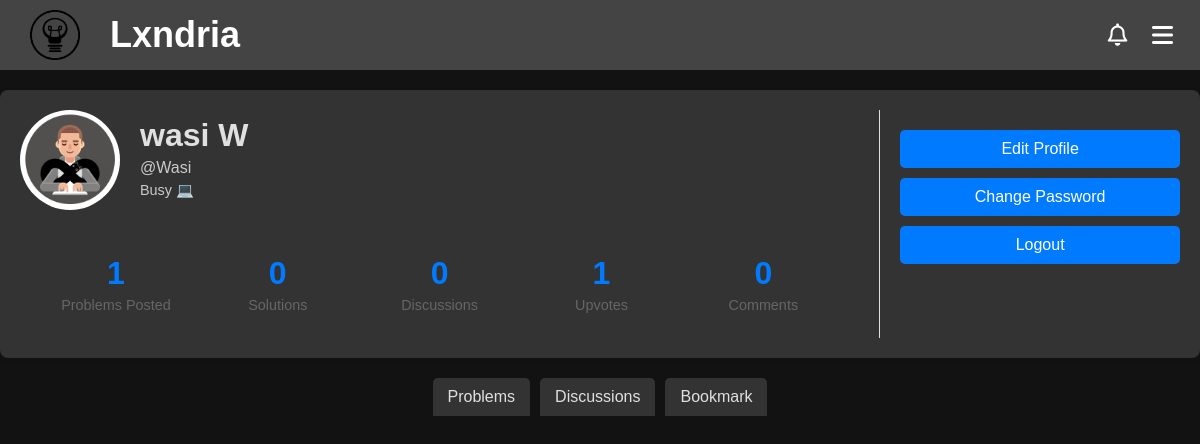
Page /account (signed in) on the earlier database version.
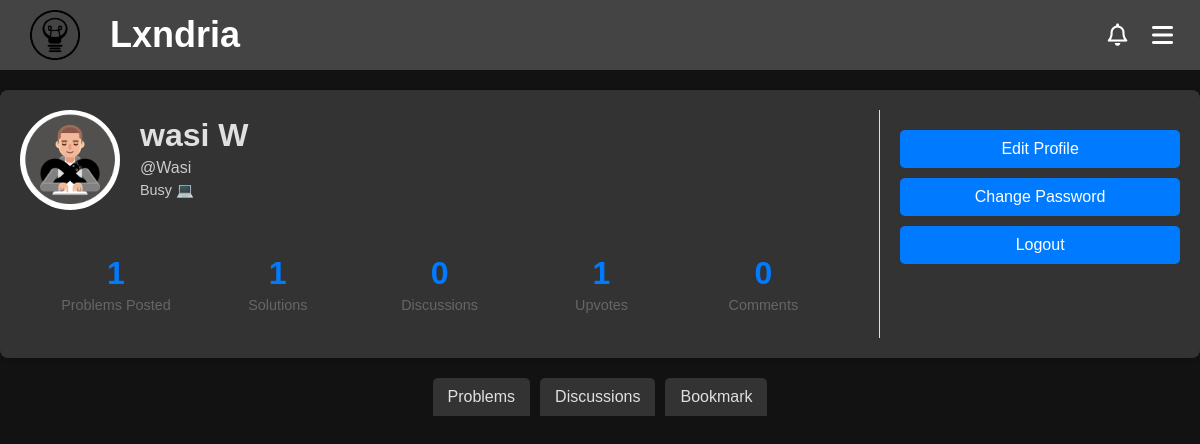
Same page on the later database version.
### app/models.py (models this page shows, shortened)
class Profile(db.Model):
    __tablename__ = "profile"
    __table_args__ = {"extend_existing": True}
    username = db.Column(db.String(80), db.ForeignKey('user.username'), primary_key=True)  # Primary + Foreign Key
    user = db.relationship('User', backref=db.backref('profile', uselist=False, cascade="all, delete-orphan"))
    profile_pic = db.Column(db.String(255), default="/images/default-profile.jpg")
    bio = db.Column(db.Text, default="This user has not set a bio yet.")
    problems_posted = db.Column(db.Integer, default=0)
    solutions = db.Column(db.Integer, default=0)
    discussions = db.Column(db.Integer, default=0)
    upvotes = db.Column(db.Integer, default=0)
    comments = db.Column(db.Integer, default=0)
    created_at = db.Column(db.DateTime, default=datetime.utcnow)
    updated_at = db.Column(db.DateTime, onupdate=datetime.utcnow)
    @property
    def name(self):
        return self.user.name if self.user else None

class User(db.Model, UserMixin): # create a User class to store user information
    __tablename__ = "user"
    __table_args__ = {"extend_existing": True}  # Allow modifications to the table
    id = db.Column(db.Integer, primary_key=True)
    username = db.Column(db.String(80), unique=True, nullable=False)
    name = db.Column(db.String(80), nullable=False)
    password_hash = db.Column(db.String(120), nullable=False)
    email = db.Column(db.String(120), unique=True, nullable=False)
    created_at = db.Column(db.DateTime, default=datetime.utcnow)
    updated_at = db.Column(db.DateTime, onupdate=datetime.utcnow)

### app/routes/account.py (the view)
@account_bp.route('/account')
def account():
    if not current_user.is_authenticated:
        return redirect(url_for('routes.auth.login'))
    profile = Profile.query.filter_by(username=current_user.username).first()
    problems = Problem.query.filter_by(author=current_user.username).order_by(Problem.created_at.desc()).all()
    discussions = Discussion.query.filter_by(author=current_user.username).order_by(Discussion.created_at.desc()).all()
    bookmarks = Bookmarks.query.filter_by(username=current_user.username).order_by(Bookmarks.created_at.desc()).all()
    return render_template('account.html', user=profile, problems=problems, stats=profile, discussions=discussions, bookmarks=bookmarks)

### app/models.py (called while the page is built)
    @property
    def reducedContent(self):
        FullContent = self.content
        if len(FullContent) > 500:
            return FullContent[:500] + "..."
        return FullContent

    @property
    def reducedContent(self):
        FullContent = self.content
        if len(FullContent) > 500:
            return FullContent[:500] + "..."
        return FullContent

### app/routes/auth.py (called while the page is built)
@login_manager.user_loader
def load_user(user_id):
    return User.query.get(int(user_id))

### app/templates/account.html (shortened to what this page needs)
<!DOCTYPE html>
<html>
<head>
  <link rel="stylesheet" href="{{url_for('static', filename='css/profile.css')}}">
</head>
{%include 'banner.html'%}
<body>
    <div class="profile-container">
        <div class="profile-main">
          <div class="profile-header">
            <img src="{{url_for('static', filename=user.profile_pic)}}" alt="Profile Picture" class="profile-pic">
            <div class="profile-info">
              <h1>{{user.name}}</h1>
              <p>@{{user.username}}</p>
              <p class="profile-bio">{{user.bio}}</p>
            </div>
          </div>
          <div class="profile-stats">
            <div class="stat-item">
                <div class="stat-number">{{stats.problems_posted}}</div>
                <div class="stat-text">Problems Posted</div>
            </div>
            <div class="stat-item">
                <div class="stat-number">{{stats.solutions}}</div>
                <div class="stat-text">Solutions</div>
              </div>
              <div class="stat-item">
                <div class="stat-number">{{stats.discussions}}</div>
                <div class="stat-text">Discussions</div>
              </div>
              <div class="stat-item">
                <div class="stat-number">{{stats.upvotes}}</div>
                <div class="stat-text">Upvotes</div>
              </div>
              <div class="stat-item">
                <div class="stat-number">{{stats.comments}}</div>
                <div class="stat-text">Comments</div>
              </div>
            </div>
        </div>
        {% if user.username == current_user.username %}
        <div class="profile-sidebar">
          <div class="profile-options">
            <a href="/account/edit"><button>Edit Profile</button></a>
            <a href="/reset-password-2"><button >Change Password</button></a>
            <a href="/logout"><button>Logout</button></a>
          </div>
        </div>
        {% endif %}
      </div>
      <div class="Tabs">
        <button class="tab" onclick="openTab(event, 'Problems')">Problems</button>
        <button class="tab" onclick="openTab(event, 'Discussions')">Discussions</button>
        {% if user.username == current_user.username %}
        <button class="tab" onclick="openTab(event, 'Bookmark')">Bookmark</button>
        {% endif %}
      </div>
</body>
</html>

### app/templates/banner.html (shortened to what this page needs)
<!DOCTYPE html>
<html>
<link rel="stylesheet" href="https://cdnjs.cloudflare.com/ajax/libs/font-awesome/6.4.2/css/all.min.css">
<link rel="stylesheet" href="{{url_for('static', filename='css/banner.css')}}">
<header class="banner">
    <div class="logo-container">
      <img src="{{url_for('static', filename='Images/logo.png')}}" alt="Logo" class="logo">
      <span class="site-name"><a href="/">Lxndria</span></div></a>
      <div class="menu-container">
        <button class="notif-button" onclick="toggleNotif()"><i class="far fa-bell"></i></button>
        <button class="menu-button" onclick="toggleMenu()"><i class="fas fa-bars"></i>
        </button>
    </div>
  </header>
</html>

### app/static/css/profile.css (style rules this page uses)
body, h1, p { margin: 0; padding: 0; text-decoration: none; color: inherit; font-family: Arial, sans-serif; box-sizing: border-box; background-color: #121212; color: #f1f1f1; ; }
a { text-decoration: none; color: inherit; }
.profile-info h1, .profile-info p { font-family: 'Poppins', sans-serif; margin: 0; padding: 0; background-color: #333; color: #e0e0e0; }
.profile-container { display: flex; max-width: 1200px; margin: 20px auto; padding: 20px; background-color: #333; box-shadow: 0 2px 4px rgba(0, 0, 0, 0.1); border-radius: 8px; color: #e0e0e0; }
.profile-main { flex: 3; padding-right: 20px; }
.profile-sidebar { flex: 1; padding-left: 20px; border-left: 1px solid #e0e0e0; }
.profile-header { display: flex; align-items: center; margin-bottom: 20px; }
.profile-pic { width: 100px; height: 100px; border-radius: 50%; object-fit: cover; margin-right: 20px; }
.profile-info h1 { font-size: 2rem; margin: 0; }
.profile-info p { margin: 5px 0; color: #e0e0e0e0; }
.profile-bio { margin-top: 10px; font-size: 0.9rem; color: #444; }
.profile-stats { display: flex; justify-content: space-between; margin-top: 20px; padding: 15px; background-color: #333; border-radius: 8px; }
.stat-item { text-align: center; flex: 1; padding: 10px; }
.stat-number { font-size: 2rem; font-weight: 600; color: #007bff; margin-bottom: 5px; }
.stat-text { font-size: 0.9rem; color: #666; }
.profile-options { margin-top: 20px; }
.profile-options button { display: block; width: 100%; padding: 10px; margin-bottom: 10px; background-color: #007bff; color: #ffffff; border: none; border-radius: 5px; cursor: pointer; font-size: 1rem; transition: background-color 0.3s; }
.Tabs { display: flex; justify-content: center; margin-bottom: 0px; }
.Tabs button { background-color: #333; color: #e0e0e0; border: none; padding: 10px 15px; cursor: pointer; font-size: 1rem; border-radius: 5px 5px 0 0; transition: background-color 0.3s; }
.Tabs button:not(:last-child) { margin-right: 10px; }

### app/static/css/banner.css (style rules this page uses)
body, h1, p { margin: 0; padding: 0; text-decoration: none; color: inherit; font-family: Arial, sans-serif; box-sizing: border-box; background-color: #121212; color: #f1f1f1; ; }
a { text-decoration: none; color: inherit; }
.banner { display: flex; justify-content: space-between; align-items: center; padding: 10px 10px; background-color: #444; color: white; position: sticky; top: 0; z-index: 1000; }
.logo-container { display: flex; align-items: center; }
.logo { width: 50px; height: 50px; margin-left: 20px; margin-right: 30px; }
.site-name { font-size: 2.25rem; font-family: 'Gill Sans', 'Gill Sans MT', Calibri, 'Trebuchet MS', sans-serif; font-weight: bold; }
.menu-container { position: relative; display: flex; }
.menu-button { padding: 15px; margin-right: 10px; background-color: #444; color: white; border: none; cursor: pointer; border-radius: 50%; width: 35px; height: 35px; text-align: center; font-size: 1.5rem; line-height: 1; display: flex; justify-content: center; align-items: center; }
.notif-button { padding: 15px; margin-right: 10px; background-color: #444; color: white; border: none; cursor: pointer; border-radius: 50%; width: 35px; height: 35px; text-align: center; font-size: 1.4rem; line-height: 1; display: flex; justify-content: center; align-items: center; }

Differences in the rows shown:
changed Profile "Wasi": solutions "0" → "1"
